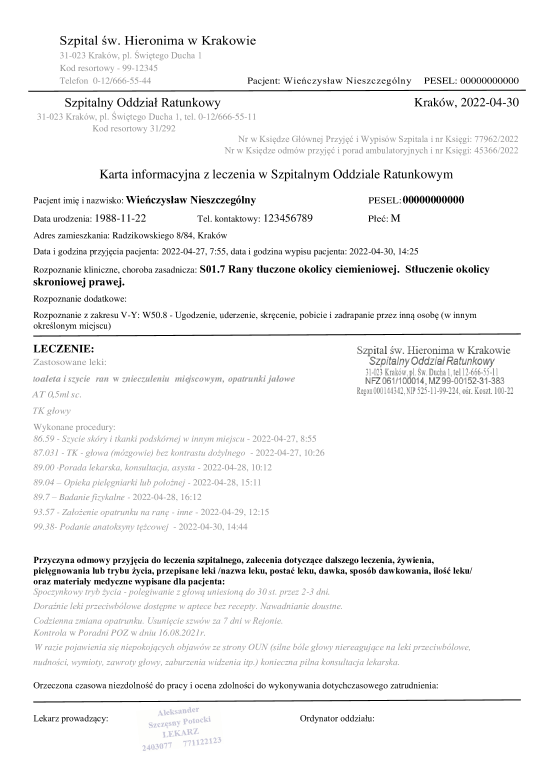
#> input picture Data/sources/hospitalInformationSheet.jpg, 1654 x 2339 px (shown at 1/3 size)
$ python imageDistorting.py
#> lines starting #> are read from the running program, lines starting #| are printed output that depends on the picture; pictures that were not available may be replaced by others from this repository, and a replacement may not be noted
#> in modify_image, image is the input picture: PIL image 1654x2339 RGB; mean R, G, B 246, 246, 246
import cv2
from PIL import Image, ImageEnhance  # , ImageFilter


def apply_texture(image):
    paper_texture = Image.open("Data/sources/paper_textures/paper_texture_2.jpg")
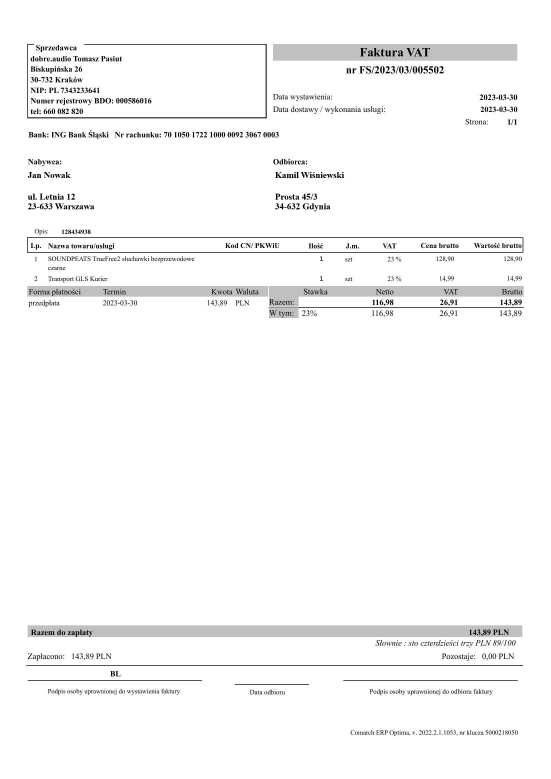
#> input picture Data/sources/invoice_audio.jpg, 1653 x 2337 px, given in place of paper_texture_2.jpg, which was not available (shown at 1/3 size)
#> paper_texture is the input picture: PIL image 1653x2337 RGB; min 0, max 255, mean 248
    texture_image = paper_texture.resize(image.size)
    image = Image.blend(image, texture_image, 0.5)
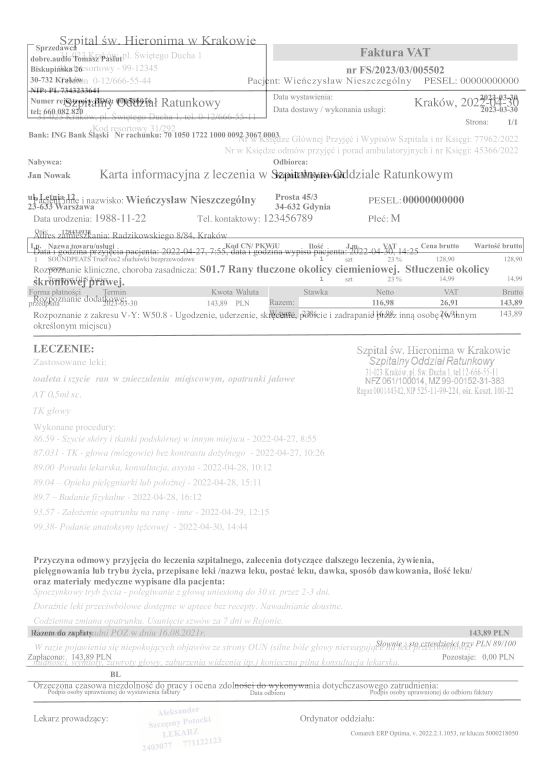
#> image: PIL image 1654x2339 RGB (shown at 1/3 size); mean R, G, B 246.9, 247, 246.9

    return image


def apply_shadows(image):
    # Adjust brightness and contrast
    enhancer = ImageEnhance.Brightness(image)
    image = enhancer.enhance(1)

    enhancer = ImageEnhance.Contrast(image)
    image = enhancer.enhance(1.6)
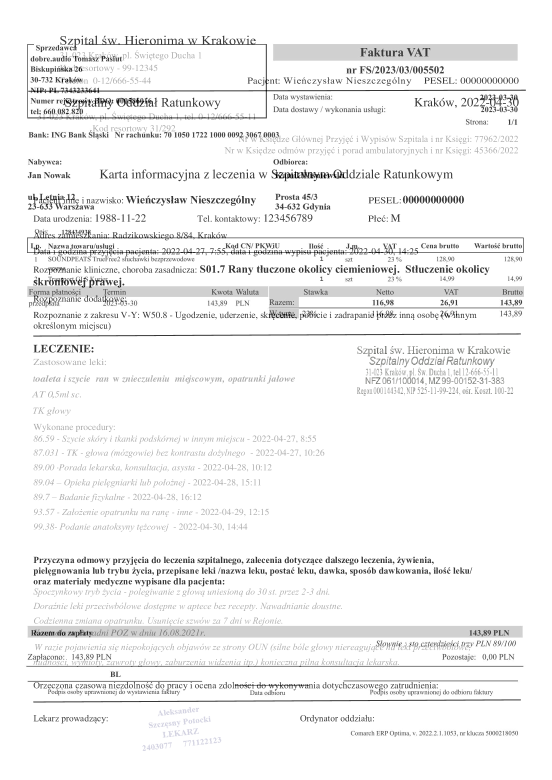
#> image: PIL image 1654x2339 RGB (shown at 1/3 size); mean R, G, B 242.9, 242.9, 242.9

    enhancer = ImageEnhance.Sharpness(image)
    image = enhancer.enhance(0)

    return image
    #
    # # Add drop shadow using image convolution
    # shadow_mask = Image.new("L", image.size)
    # shadow_mask.paste(100, offset=(shadow_offset_x, shadow_offset_y))
    # image = Image.composite(image, Image.new("RGBA", image.size), shadow_mask)


def modify_image(image_path):
    image = Image.open(image_path)
    image = apply_texture(image)
    image = apply_shadows(image)

    image.save("Testing.jpg")
    image.show()


if __name__ == '__main__':
    modify_image("Data/sources/hospitalInformationSheet.jpg")
